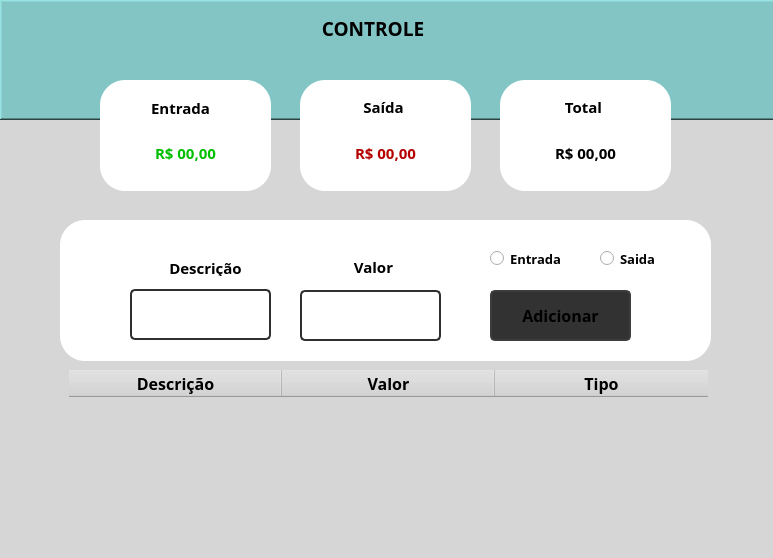
<?xml version="1.0" encoding="UTF-8"?>
<ui version="4.0">
 <class>MainWindow</class>
 <widget class="QMainWindow" name="MainWindow">
  <property name="geometry">
   <rect>
    <x>0</x>
    <y>0</y>
    <width>773</width>
    <height>558</height>
   </rect>
  </property>
  <property name="minimumSize">
   <size>
    <width>600</width>
    <height>400</height>
   </size>
  </property>
  <property name="windowTitle">
   <string>Finance</string>
  </property>
  <property name="styleSheet">
   <string notr="true">background-color: rgb(236, 236, 236);</string>
  </property>
  <widget class="QWidget" name="centralwidget">
   <property name="maximumSize">
    <size>
     <width>800</width>
     <height>579</height>
    </size>
   </property>
   <layout class="QHBoxLayout" name="horizontalLayout">
    <property name="spacing">
     <number>0</number>
    </property>
    <property name="leftMargin">
     <number>0</number>
    </property>
    <property name="topMargin">
     <number>0</number>
    </property>
    <property name="rightMargin">
     <number>0</number>
    </property>
    <property name="bottomMargin">
     <number>0</number>
    </property>
    <item>
     <widget class="QFrame" name="frame">
      <property name="styleSheet">
       <string notr="true">background-color: rgb(236, 236, 236);</string>
      </property>
      <property name="frameShape">
       <enum>QFrame::NoFrame</enum>
      </property>
      <property name="frameShadow">
       <enum>QFrame::Raised</enum>
      </property>
      <layout class="QVBoxLayout" name="verticalLayout">
       <property name="leftMargin">
        <number>0</number>
       </property>
       <property name="topMargin">
        <number>0</number>
       </property>
       <property name="rightMargin">
        <number>0</number>
       </property>
       <property name="bottomMargin">
        <number>0</number>
       </property>
       <item>
        <widget class="QFrame" name="frame_2">
         <property name="maximumSize">
          <size>
           <width>999</width>
           <height>600</height>
          </size>
         </property>
         <property name="styleSheet">
          <string notr="true">background-color: rgb(214, 214, 214);</string>
         </property>
         <property name="frameShape">
          <enum>QFrame::NoFrame</enum>
         </property>
         <property name="frameShadow">
          <enum>QFrame::Raised</enum>
         </property>
         <widget class="QFrame" name="frame_3">
          <property name="geometry">
           <rect>
            <x>0</x>
            <y>0</y>
            <width>780</width>
            <height>120</height>
           </rect>
          </property>
          <property name="maximumSize">
           <size>
            <width>900</width>
            <height>200</height>
           </size>
          </property>
          <property name="layoutDirection">
           <enum>Qt::LeftToRight</enum>
          </property>
          <property name="styleSheet">
           <string notr="true">background-color: rgb(131, 197, 197);</string>
          </property>
          <property name="frameShape">
           <enum>QFrame::WinPanel</enum>
          </property>
          <property name="frameShadow">
           <enum>QFrame::Raised</enum>
          </property>
          <widget class="QLabel" name="label_6">
           <property name="geometry">
            <rect>
             <x>240</x>
             <y>20</y>
             <width>271</width>
             <height>16</height>
            </rect>
           </property>
           <property name="font">
            <font>
             <family>Rockwell Extra Bold</family>
             <pointsize>14</pointsize>
             <weight>75</weight>
             <bold>true</bold>
            </font>
           </property>
           <property name="text">
            <string>CONTROLE </string>
           </property>
           <property name="textFormat">
            <enum>Qt::AutoText</enum>
           </property>
           <property name="alignment">
            <set>Qt::AlignCenter</set>
           </property>
          </widget>
         </widget>
         <widget class="QFrame" name="frame_5">
          <property name="geometry">
           <rect>
            <x>300</x>
            <y>80</y>
            <width>171</width>
            <height>111</height>
           </rect>
          </property>
          <property name="styleSheet">
           <string notr="true">background-color: rgb(255, 255, 255);
border-radius: 25px;</string>
          </property>
          <property name="frameShape">
           <enum>QFrame::StyledPanel</enum>
          </property>
          <property name="frameShadow">
           <enum>QFrame::Raised</enum>
          </property>
          <widget class="QLabel" name="label_2">
           <property name="geometry">
            <rect>
             <x>60</x>
             <y>20</y>
             <width>47</width>
             <height>13</height>
            </rect>
           </property>
           <property name="font">
            <font>
             <family>Segoe UI Semibold</family>
             <pointsize>11</pointsize>
             <weight>75</weight>
             <bold>true</bold>
            </font>
           </property>
           <property name="text">
            <string>Saída</string>
           </property>
           <property name="alignment">
            <set>Qt::AlignCenter</set>
           </property>
          </widget>
          <widget class="QLabel" name="label_8">
           <property name="geometry">
            <rect>
             <x>55</x>
             <y>65</y>
             <width>61</width>
             <height>16</height>
            </rect>
           </property>
           <property name="font">
            <font>
             <family>Segoe UI Semibold</family>
             <pointsize>11</pointsize>
             <weight>75</weight>
             <bold>true</bold>
            </font>
           </property>
           <property name="styleSheet">
            <string notr="true">color: rgb(181, 0, 0);</string>
           </property>
           <property name="text">
            <string>R$ 00,00</string>
           </property>
           <property name="alignment">
            <set>Qt::AlignCenter</set>
           </property>
          </widget>
         </widget>
         <widget class="QFrame" name="frame_6">
          <property name="geometry">
           <rect>
            <x>500</x>
            <y>80</y>
            <width>171</width>
            <height>111</height>
           </rect>
          </property>
          <property name="styleSheet">
           <string notr="true">
background-color: rgb(255, 255, 255);

border-radius: 25px;

</string>
          </property>
          <property name="frameShape">
           <enum>QFrame::StyledPanel</enum>
          </property>
          <property name="frameShadow">
           <enum>QFrame::Raised</enum>
          </property>
          <widget class="QLabel" name="label_3">
           <property name="geometry">
            <rect>
             <x>60</x>
             <y>20</y>
             <width>47</width>
             <height>13</height>
            </rect>
           </property>
           <property name="font">
            <font>
             <family>Segoe UI Semibold</family>
             <pointsize>11</pointsize>
             <weight>75</weight>
             <bold>true</bold>
            </font>
           </property>
           <property name="text">
            <string>Total</string>
           </property>
           <property name="alignment">
            <set>Qt::AlignCenter</set>
           </property>
          </widget>
          <widget class="QLabel" name="label_9">
           <property name="geometry">
            <rect>
             <x>55</x>
             <y>65</y>
             <width>61</width>
             <height>16</height>
            </rect>
           </property>
           <property name="font">
            <font>
             <family>Segoe UI Semibold</family>
             <pointsize>11</pointsize>
             <weight>75</weight>
             <bold>true</bold>
            </font>
           </property>
           <property name="text">
            <string>R$ 00,00</string>
           </property>
           <property name="alignment">
            <set>Qt::AlignCenter</set>
           </property>
          </widget>
         </widget>
         <widget class="QFrame" name="frame_4">
          <property name="geometry">
           <rect>
            <x>100</x>
            <y>80</y>
            <width>171</width>
            <height>111</height>
           </rect>
          </property>
          <property name="styleSheet">
           <string notr="true">background-color: rgb(255, 255, 255);
border-radius: 25px;</string>
          </property>
          <property name="frameShape">
           <enum>QFrame::StyledPanel</enum>
          </property>
          <property name="frameShadow">
           <enum>QFrame::Raised</enum>
          </property>
          <widget class="QLabel" name="label">
           <property name="geometry">
            <rect>
             <x>50</x>
             <y>20</y>
             <width>61</width>
             <height>16</height>
            </rect>
           </property>
           <property name="font">
            <font>
             <family>Segoe UI Semibold</family>
             <pointsize>11</pointsize>
             <weight>75</weight>
             <bold>true</bold>
            </font>
           </property>
           <property name="text">
            <string>Entrada</string>
           </property>
           <property name="alignment">
            <set>Qt::AlignCenter</set>
           </property>
          </widget>
          <widget class="QLabel" name="label_7">
           <property name="geometry">
            <rect>
             <x>55</x>
             <y>65</y>
             <width>61</width>
             <height>16</height>
            </rect>
           </property>
           <property name="font">
            <font>
             <family>Segoe UI Semibold</family>
             <pointsize>11</pointsize>
             <weight>75</weight>
             <bold>true</bold>
            </font>
           </property>
           <property name="styleSheet">
            <string notr="true">color: rgb(0, 191, 0);</string>
           </property>
           <property name="text">
            <string>R$ 00,00</string>
           </property>
           <property name="alignment">
            <set>Qt::AlignCenter</set>
           </property>
          </widget>
         </widget>
         <widget class="QFrame" name="frame_7">
          <property name="geometry">
           <rect>
            <x>60</x>
            <y>220</y>
            <width>651</width>
            <height>141</height>
           </rect>
          </property>
          <property name="styleSheet">
           <string notr="true">background-color: rgb(255, 255, 255);
border-radius: 25px;</string>
          </property>
          <property name="frameShape">
           <enum>QFrame::StyledPanel</enum>
          </property>
          <property name="frameShadow">
           <enum>QFrame::Raised</enum>
          </property>
          <widget class="QLineEdit" name="lineEdit">
           <property name="geometry">
            <rect>
             <x>70</x>
             <y>69</y>
             <width>141</width>
             <height>51</height>
            </rect>
           </property>
           <property name="font">
            <font>
             <family>Segoe UI Semilight</family>
             <pointsize>12</pointsize>
            </font>
           </property>
           <property name="focusPolicy">
            <enum>Qt::StrongFocus</enum>
           </property>
           <property name="styleSheet">
            <string notr="true">QLineEdit {

border: 2px solid rgb(47, 47, 47);
border-radius: 5px;
padding: 15px;

}

QLineEdit:hover {
border: 2px solid rgb(150, 150, 150);
}
QLineEdit:focus {

border:  2px solid rgb(204, 204, 204);

}</string>
           </property>
           <property name="maxLength">
            <number>10</number>
           </property>
           <property name="alignment">
            <set>Qt::AlignBottom|Qt::AlignLeading|Qt::AlignLeft</set>
           </property>
          </widget>
          <widget class="QLineEdit" name="lineEdit_2">
           <property name="geometry">
            <rect>
             <x>240</x>
             <y>70</y>
             <width>141</width>
             <height>51</height>
            </rect>
           </property>
           <property name="font">
            <font>
             <family>Segoe UI Semilight</family>
             <pointsize>12</pointsize>
            </font>
           </property>
           <property name="focusPolicy">
            <enum>Qt::StrongFocus</enum>
           </property>
           <property name="layoutDirection">
            <enum>Qt::LeftToRight</enum>
           </property>
           <property name="autoFillBackground">
            <bool>false</bool>
           </property>
           <property name="styleSheet">
            <string notr="true">QLineEdit {

border: 2px solid rgb(47, 47, 47);
border-radius: 5px;
padding: 15px;

}

QLineEdit:hover {
border: 2px solid rgb(150, 150, 150);
}
QLineEdit:focus {

border:  2px solid rgb(204, 204, 204);

}

</string>
           </property>
           <property name="text">
            <string/>
           </property>
           <property name="maxLength">
            <number>10</number>
           </property>
           <property name="alignment">
            <set>Qt::AlignBottom|Qt::AlignHCenter</set>
           </property>
           <property name="dragEnabled">
            <bool>false</bool>
           </property>
           <property name="readOnly">
            <bool>false</bool>
           </property>
          </widget>
          <widget class="QLabel" name="label_4">
           <property name="geometry">
            <rect>
             <x>110</x>
             <y>40</y>
             <width>71</width>
             <height>16</height>
            </rect>
           </property>
           <property name="font">
            <font>
             <family>Segoe UI Semibold</family>
             <pointsize>11</pointsize>
             <weight>75</weight>
             <bold>true</bold>
            </font>
           </property>
           <property name="text">
            <string>Descrição</string>
           </property>
           <property name="alignment">
            <set>Qt::AlignCenter</set>
           </property>
          </widget>
          <widget class="QLabel" name="label_5">
           <property name="geometry">
            <rect>
             <x>290</x>
             <y>40</y>
             <width>47</width>
             <height>13</height>
            </rect>
           </property>
           <property name="font">
            <font>
             <family>Segoe UI Semibold</family>
             <pointsize>11</pointsize>
             <weight>75</weight>
             <bold>true</bold>
            </font>
           </property>
           <property name="text">
            <string>Valor</string>
           </property>
           <property name="alignment">
            <set>Qt::AlignCenter</set>
           </property>
          </widget>
          <widget class="QPushButton" name="pushButton">
           <property name="geometry">
            <rect>
             <x>430</x>
             <y>70</y>
             <width>141</width>
             <height>51</height>
            </rect>
           </property>
           <property name="font">
            <font>
             <family>Segoe UI Black</family>
             <pointsize>12</pointsize>
             <weight>75</weight>
             <bold>true</bold>
            </font>
           </property>
           <property name="styleSheet">
            <string notr="true">QPushButton {
background-color: rgb(50, 50, 50);
border: 2px solid rgb(60, 60, 60);
border-radius: 5px
}

QPushButton:hover {
background-color: rgb(60, 60, 60);
border: 2px solid rgb(70, 70, 70);
}
QPushButton:pressed {
color: rgb(216, 216, 216);
border: 2px solid rgb(255, 165, 24);
color: rgb(239, 239, 239);
}</string>
           </property>
           <property name="text">
            <string>Adicionar</string>
           </property>
          </widget>
          <widget class="QRadioButton" name="radioButton">
           <property name="geometry">
            <rect>
             <x>430</x>
             <y>30</y>
             <width>82</width>
             <height>17</height>
            </rect>
           </property>
           <property name="font">
            <font>
             <family>Segoe UI Semibold</family>
             <pointsize>10</pointsize>
             <weight>75</weight>
             <bold>true</bold>
            </font>
           </property>
           <property name="text">
            <string>Entrada</string>
           </property>
          </widget>
          <widget class="QRadioButton" name="radioButton_2">
           <property name="geometry">
            <rect>
             <x>540</x>
             <y>30</y>
             <width>82</width>
             <height>17</height>
            </rect>
           </property>
           <property name="font">
            <font>
             <family>Segoe UI Semibold</family>
             <pointsize>10</pointsize>
             <weight>75</weight>
             <bold>true</bold>
            </font>
           </property>
           <property name="text">
            <string>Saida</string>
           </property>
          </widget>
         </widget>
         <widget class="QTableWidget" name="tableWidget">
          <property name="geometry">
           <rect>
            <x>69</x>
            <y>370</y>
            <width>691</width>
            <height>155</height>
           </rect>
          </property>
          <property name="maximumSize">
           <size>
            <width>750</width>
            <height>200</height>
           </size>
          </property>
          <property name="sizeIncrement">
           <size>
            <width>0</width>
            <height>0</height>
           </size>
          </property>
          <property name="layoutDirection">
           <enum>Qt::LeftToRight</enum>
          </property>
          <property name="autoFillBackground">
           <bool>false</bool>
          </property>
          <property name="styleSheet">
           <string notr="true">QTableWidget { 
border-radius: 25px;
border:10px ;
}</string>
          </property>
          <property name="rowCount">
           <number>0</number>
          </property>
          <property name="columnCount">
           <number>3</number>
          </property>
          <attribute name="horizontalHeaderVisible">
           <bool>true</bool>
          </attribute>
          <attribute name="horizontalHeaderCascadingSectionResizes">
           <bool>false</bool>
          </attribute>
          <attribute name="horizontalHeaderDefaultSectionSize">
           <number>213</number>
          </attribute>
          <attribute name="horizontalHeaderMinimumSectionSize">
           <number>41</number>
          </attribute>
          <column>
           <property name="text">
            <string>Descrição</string>
           </property>
           <property name="font">
            <font>
             <family>Segoe UI Semibold</family>
             <pointsize>12</pointsize>
             <weight>75</weight>
             <bold>true</bold>
            </font>
           </property>
           <property name="background">
            <color>
             <red>204</red>
             <green>204</green>
             <blue>204</blue>
            </color>
           </property>
          </column>
          <column>
           <property name="text">
            <string>Valor</string>
           </property>
           <property name="font">
            <font>
             <family>Segoe UI Semibold</family>
             <pointsize>12</pointsize>
             <weight>75</weight>
             <bold>true</bold>
            </font>
           </property>
          </column>
          <column>
           <property name="text">
            <string>Tipo</string>
           </property>
           <property name="font">
            <font>
             <family>Segoe UI Semibold</family>
             <pointsize>12</pointsize>
             <weight>75</weight>
             <bold>true</bold>
            </font>
           </property>
          </column>
         </widget>
        </widget>
       </item>
      </layout>
     </widget>
    </item>
   </layout>
  </widget>
  <widget class="QMenuBar" name="menubar">
   <property name="geometry">
    <rect>
     <x>0</x>
     <y>0</y>
     <width>773</width>
     <height>21</height>
    </rect>
   </property>
  </widget>
 </widget>
 <resources/>
 <connections/>
</ui>
